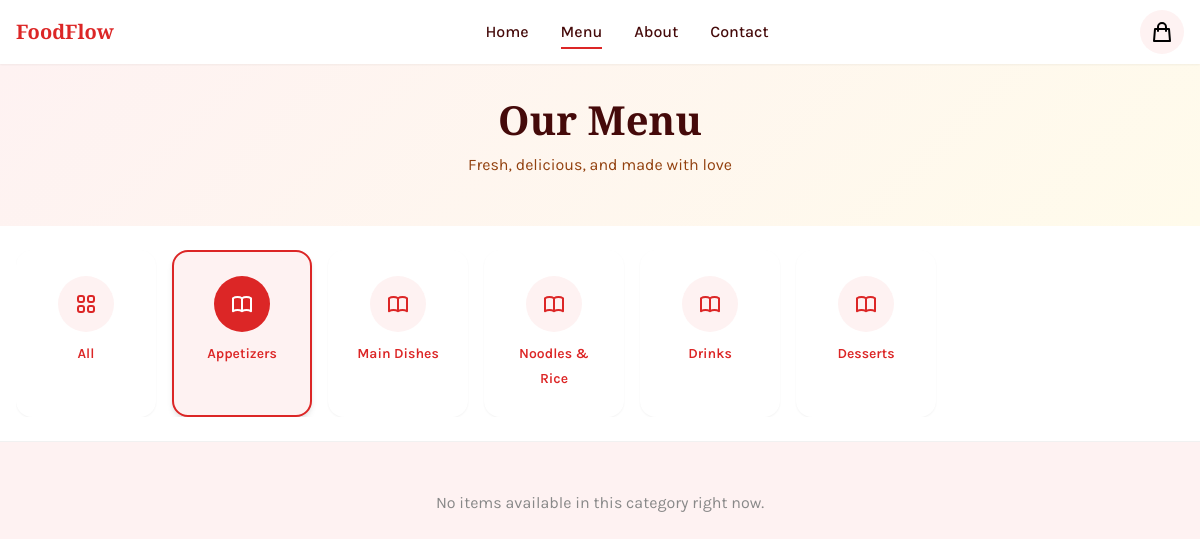
The app's page /menu.php?category=1 with its own data.
### tables this page shows
CREATE TABLE IF NOT EXISTS `categories` (
    `id` INT PRIMARY KEY AUTO_INCREMENT,
    `name` VARCHAR(100) NOT NULL,
    `description` TEXT,
    `image` VARCHAR(255),
    `icon` VARCHAR(50),
    `sort_order` INT DEFAULT 0,
    `is_active` TINYINT(1) DEFAULT 1,
    `created_at` TIMESTAMP DEFAULT CURRENT_TIMESTAMP,
    `updated_at` TIMESTAMP DEFAULT CURRENT_TIMESTAMP ON UPDATE CURRENT_TIMESTAMP
);

### includes/db.php (called while the page is built, shortened)
<?php
class Database
{
    private static $instance = null;
    private $pdo;
    private function __construct()
    {
        $dsn = "mysql:host=" . DB_HOST . ";dbname=" . DB_NAME . ";charset=" . DB_CHARSET;
        $options = [
            PDO::ATTR_ERRMODE => PDO::ERRMODE_EXCEPTION,
            PDO::ATTR_DEFAULT_FETCH_MODE => PDO::FETCH_ASSOC,
            PDO::ATTR_EMULATE_PREPARES => false,
        ];
        try {
            $this->pdo = new PDO($dsn, DB_USER, DB_PASS, $options);
        } catch (PDOException $e) {
            if (DEBUG_MODE) {
                die("Database connection failed: " . $e->getMessage());
            } else {
                die("Database connection failed. Please try again later.");
            }
        }
    }
    public static function getInstance()
    {
        if (self::$instance === null) {
            self::$instance = new self();
        }
        return self::$instance;
    }
    public function query($sql, $params = [])
    {
        $stmt = $this->pdo->prepare($sql);
        $stmt->execute($params);
        return $stmt;
    }
    public function fetchAll($sql, $params = [])
    {
        return $this->query($sql, $params)->fetchAll();
    }
}
function db()
{
    return Database::getInstance();
}

### includes/functions.php (called while the page is built, shortened)
<?php
require_once __DIR__ . '/db.php';
function getSetting($key, $default = null)
{
    static $settings = null;
    if ($settings === null) {
        $rows = db()->fetchAll("SELECT setting_key, setting_value, setting_type FROM settings");
        $settings = [];
        foreach ($rows as $row) {
            $value = $row['setting_value'];
            if ($row['setting_type'] === 'boolean') {
                $value = (bool) $value;
            } elseif ($row['setting_type'] === 'number') {
                $value = floatval($value);
            } elseif ($row['setting_type'] === 'json') {
                $value = json_decode($value, true);
            }
            $settings[$row['setting_key']] = $value;
        }
    }
    return $settings[$key] ?? $default;
}
function getCategories()
{
    return db()->fetchAll(
        "SELECT * FROM categories WHERE is_active = 1 ORDER BY sort_order"
    );
}

### menu.php (the view, shortened to what this page needs)
<?php
require_once __DIR__ . '/includes/functions.php';
$storeName = getSetting('store_name', 'FoodFlow');
$categories = getCategories();
$selectedCategory = isset($_GET['category']) ? (int)$_GET['category'] : null;
$menuItems = getAvailableMenuItems($selectedCategory);
?>
<!DOCTYPE html>
<html lang="en">
<head>
    <link rel="stylesheet" href="assets/css/style.css">
</head>
<body style="padding-top: 64px;">
    <nav class="navbar">
        <div class="navbar-container">
            <a href="index.php" class="navbar-logo">
                <span><?= htmlspecialchars($storeName) ?></span>
            </a>
            <ul class="navbar-menu">
                <li><a href="index.php">Home</a></li>
                <li><a href="menu.php" class="active">Menu</a></li>
                <li><a href="index.php#about">About</a></li>
                <li><a href="index.php#contact">Contact</a></li>
            </ul>
            <div class="navbar-actions">
                <button class="cart-btn" aria-label="Shopping cart">
                    <svg width="24" height="24" fill="none" stroke="currentColor" viewBox="0 0 24 24">
                        <path stroke-linecap="round" stroke-linejoin="round" stroke-width="2" d="M16 11V7a4 4 0 00-8 0v4M5 9h14l1 12H4L5 9z"/>
                    </svg>
                </button>
            </div>
        </div>
    </nav>
    <main style="min-height: calc(100vh - 64px);">
        <section style="padding: var(--space-xl) 0; background: linear-gradient(135deg, var(--color-bg) 0%, var(--color-bg-warm) 100%);">
            <div class="section-container">
                <h1 style="text-align: center; margin-bottom: var(--space-sm);">Our Menu</h1>
                <p style="text-align: center; color: var(--color-text-muted);">Fresh, delicious, and made with love</p>
            </div>
        </section>
        <section style="padding: var(--space-lg) 0; background: white; position: sticky; top: 64px; z-index: 50; border-bottom: 1px solid #f1f1f1;">
            <div class="section-container">
                <div class="categories-grid" style="padding-bottom: 0;">
                    <a href="menu.php" class="category-card <?= !$selectedCategory ? 'active' : '' ?>">
                        <div class="category-icon">
                        </div>
                        <span class="category-name">All</span>
                    </a>
                    <?php foreach ($categories as $category): ?>
                        <a href="menu.php?category=<?= $category['id'] ?>" class="category-card <?= $selectedCategory == $category['id'] ? 'active' : '' ?>">
                            <div class="category-icon">
                            </div>
                            <span class="category-name"><?= htmlspecialchars($category['name']) ?></span>
                        </a>
                    <?php endforeach; ?>
                </div>
            </div>
        </section>
        <section style="padding: var(--space-2xl) 0;">
            <div class="section-container">
                <?php if ($selectedCategory): ?>
                    <?php if (empty($menuItems)): ?>
                        <p style="text-align: center; color: #888;">No items available in this category right now.</p>
                    <?php endif; ?>
                <?php endif; ?>
            </div>
        </section>
    </main>
</body>
</html>

### assets/css/style.css (style rules this page uses)
:root { --color-primary: #DC2626; --color-primary-light: #EF4444; --color-primary-dark: #B91C1C; --color-secondary: #F87171; --color-secondary-light: #FCA5A5; --color-cta: #CA8A04; --color-cta-light: #EAB308; --color-cta-dark: #A16207; --color-bg: #FEF2F2; --color-bg-white: #FFFFFF; --color-bg-warm: #FFFBEB; --color-text: #450A0A; --color-text-light: #7C2D12; --color-text-muted: #92400E; --color-text-gray: #78716C; --color-success: #16A34A; --color-warning: #EAB308; --color-error: #DC2626; --color-info: #0EA5E9; --shadow-sm: 0 1px 2px rgba(0, 0, 0, 0.05); --shadow-md: 0 4px 6px -1px rgba(0, 0, 0, 0.1), 0 2px 4px -1px rgba(0, 0, 0, 0.06); --shadow-lg: 0 10px 15px -3px rgba(0, 0, 0, 0.1), 0 4px 6px -2px rgba(0, 0, 0, 0.05); --shadow-xl: 0 20px 25px -5px rgba(0, 0, 0, 0.1), 0 10px 10px -5px rgba(0, 0, 0, 0.04); --radius-sm: 0.375rem; --radius-md: 0.5rem; --radius-lg: 0.75rem; --radius-xl: 1rem; --radius-2xl: 1.5rem; --radius-full: 9999px; --transition-fast: 150ms ease; --transition-normal: 200ms ease; --transition-slow: 300ms ease; --font-heading: 'Playfair Display SC', serif; --font-body: 'Karla', sans-serif; --space-xs: 0.25rem; --space-sm: 0.5rem; --space-md: 1rem; --space-lg: 1.5rem; --space-xl: 2rem; --space-2xl: 3rem; --space-3xl: 4rem; }
*, *::before, *::after { box-sizing: border-box; margin: 0; padding: 0; }
html { scroll-behavior: smooth; -webkit-tap-highlight-color: transparent; }
body { font-family: var(--font-body); font-size: 16px; line-height: 1.6; color: var(--color-text); background-color: var(--color-bg); min-height: 100vh; -webkit-font-smoothing: antialiased; -moz-osx-font-smoothing: grayscale; }
h1, h2, h3, h4, h5, h6 { font-family: var(--font-heading); font-weight: 700; line-height: 1.2; color: var(--color-text); }
h1 { font-size: 2.5rem; }
p { margin-bottom: var(--space-md); }
a { color: var(--color-primary); text-decoration: none; transition: color var(--transition-fast); }
.navbar { position: fixed; top: 0; left: 0; right: 0; z-index: 100; background-color: rgba(255, 255, 255, 0.95); backdrop-filter: blur(10px); box-shadow: var(--shadow-sm); transition: all var(--transition-normal); }
.navbar-container { max-width: 1200px; margin: 0 auto; padding: 0 var(--space-md); display: flex; align-items: center; justify-content: space-between; height: 64px; }
.navbar-logo { display: flex; align-items: center; gap: var(--space-sm); font-family: var(--font-heading); font-size: 1.25rem; font-weight: 700; color: var(--color-primary); }
.navbar-menu { display: none; list-style: none; gap: var(--space-xl); }
@media (min-width: 768px) { .navbar-menu { display: flex; } }
.navbar-menu a { color: var(--color-text); font-weight: 500; padding: var(--space-sm) 0; position: relative; }
.navbar-menu a::after { content: ''; position: absolute; bottom: 0; left: 0; width: 0; height: 2px; background-color: var(--color-primary); transition: width var(--transition-normal); }
.navbar-menu a:hover::after, .navbar-menu a.active::after { width: 100%; }
.navbar-actions { display: flex; align-items: center; gap: var(--space-md); }
.cart-btn { position: relative; width: 44px; height: 44px; border-radius: var(--radius-full); background-color: var(--color-bg); border: none; display: flex; align-items: center; justify-content: center; cursor: pointer; transition: all var(--transition-fast); }
.section-container { max-width: 1200px; margin: 0 auto; padding: 0 var(--space-md); }
.categories-grid { display: flex; gap: var(--space-md); overflow-x: auto; scroll-snap-type: x mandatory; -webkit-overflow-scrolling: touch; padding-bottom: var(--space-md); scrollbar-width: none; }
.category-card { flex: 0 0 auto; width: 140px; scroll-snap-align: start; text-align: center; padding: var(--space-lg); background: white; border-radius: var(--radius-xl); box-shadow: var(--shadow-sm); cursor: pointer; transition: all var(--transition-normal); border: 2px solid transparent; }
.category-card:hover, .category-card.active { border-color: var(--color-primary); box-shadow: var(--shadow-md); }
.category-card.active { background-color: var(--color-bg); }
.category-icon { width: 56px; height: 56px; margin: 0 auto var(--space-sm); background-color: var(--color-bg); border-radius: var(--radius-full); display: flex; align-items: center; justify-content: center; font-size: 1.5rem; }
.category-card.active .category-icon { background-color: var(--color-primary); color: white; }
.category-name { font-weight: 600; font-size: 0.875rem; }

### records on screen
categories: name "Appetizers"
categories: name "Main Dishes"
categories: name "Noodles & Rice"
categories: name "Drinks"
categories: name "Desserts"

### other values on screen
$storeName "FoodFlow"
